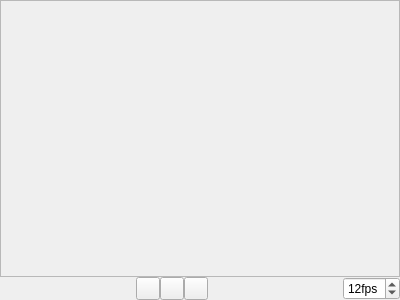
<?xml version="1.0" encoding="UTF-8"?>
<ui version="4.0">
    <class>FrameChooser</class>
    <widget class="QWidget" name="FrameChooser">
        <property name="geometry">
            <rect>
                <x>0</x>
                <y>0</y>
                <width>400</width>
                <height>300</height>
            </rect>
        </property>
        <property name="windowTitle">
            <string>Form</string>
        </property>
        <layout class="QVBoxLayout" name="f">
            <property name="spacing">
                <number>0</number>
            </property>
            <property name="leftMargin">
                <number>0</number>
            </property>
            <property name="topMargin">
                <number>0</number>
            </property>
            <property name="rightMargin">
                <number>0</number>
            </property>
            <property name="bottomMargin">
                <number>0</number>
            </property>
            <item>
                <widget class="QScrollArea" name="scrollArea">
                    <property name="widgetResizable">
                        <bool>true</bool>
                    </property>
                    <widget class="QWidget" name="avatarContainer">
                        <property name="geometry">
                            <rect>
                                <x>0</x>
                                <y>0</y>
                                <width>398</width>
                                <height>272</height>
                            </rect>
                        </property>
                    </widget>
                </widget>
            </item>
            <item>
                <widget class="QWidget" name="bottomWidget" native="true">
                    <layout class="QHBoxLayout" name="horizontalLayout">
                        <property name="spacing">
                            <number>0</number>
                        </property>
                        <property name="leftMargin">
                            <number>0</number>
                        </property>
                        <property name="topMargin">
                            <number>0</number>
                        </property>
                        <property name="rightMargin">
                            <number>0</number>
                        </property>
                        <property name="bottomMargin">
                            <number>0</number>
                        </property>
                        <item>
                            <spacer name="horizontalSpacer2">
                                <property name="orientation">
                                    <enum>Qt::Horizontal</enum>
                                </property>
                                <property name="sizeHint" stdset="0">
                                    <size>
                                        <width>0</width>
                                        <height>0</height>
                                    </size>
                                </property>
                            </spacer>
                        </item>
                        <item>
                            <widget class="QToolButton" name="prevBtn">
                                <property name="icon">
                                    <iconset theme="previous">
                                        <normaloff>.</normaloff>.
                                    </iconset>
                                </property>
                            </widget>
                        </item>
                        <item>
                            <widget class="QToolButton" name="playBtn"/>
                        </item>
                        <item>
                            <widget class="QToolButton" name="nextBtn">
                                <property name="icon">
                                    <iconset theme="next">
                                        <normaloff>.</normaloff>.
                                    </iconset>
                                </property>
                            </widget>
                        </item>
                        <item>
                            <spacer name="horizontalSpacer1">
                                <property name="orientation">
                                    <enum>Qt::Horizontal</enum>
                                </property>
                                <property name="sizeHint" stdset="0">
                                    <size>
                                        <width>0</width>
                                        <height>0</height>
                                    </size>
                                </property>
                            </spacer>
                        </item>
                        <item>
                            <widget class="QSpinBox" name="fpsBox">
                                <property name="suffix">
                                    <string>fps</string>
                                </property>
                                <property name="minimum">
                                    <number>1</number>
                                </property>
                                <property name="value">
                                    <number>12</number>
                                </property>
                            </widget>
                        </item>
                    </layout>
                </widget>
            </item>
        </layout>
    </widget>
    <resources/>
    <connections/>
</ui>
